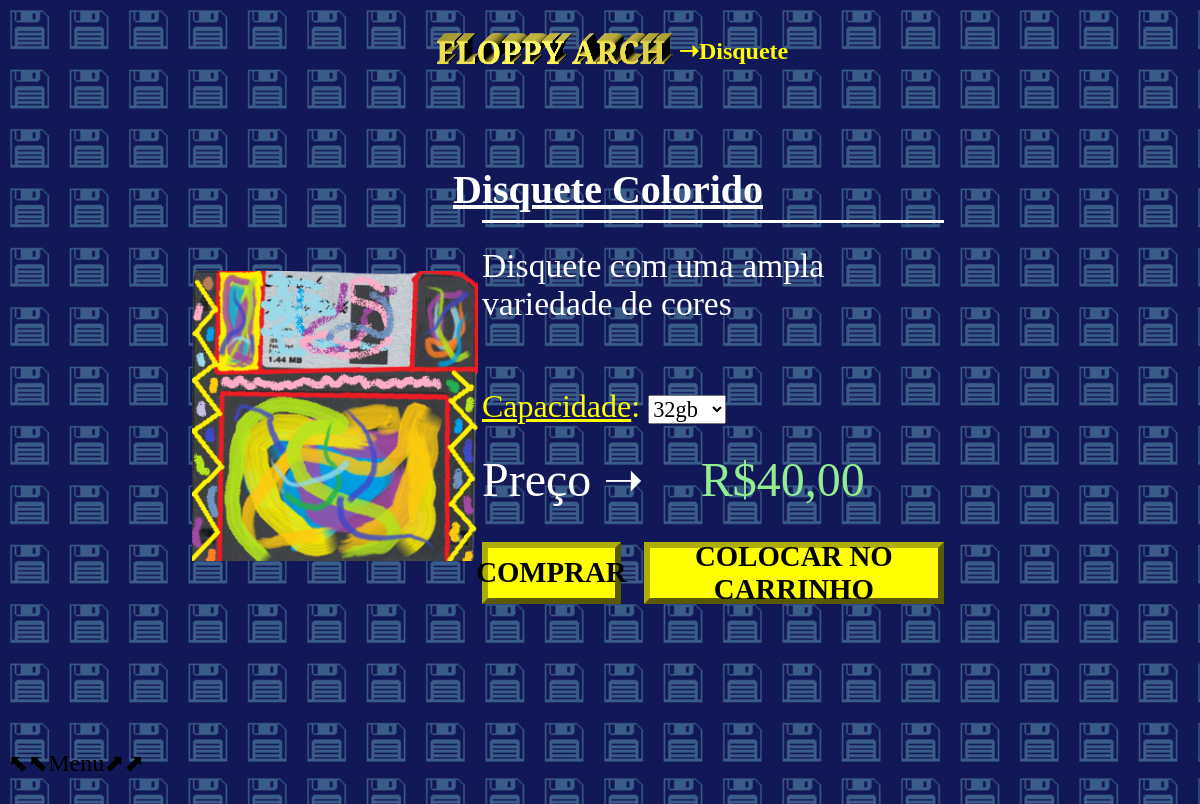
The page /pagina_disquete.php?codigo=1 on the database its author committed.
### tables this page shows
CREATE TABLE IF NOT EXISTS `produtos` (
  `id_produto` int NOT NULL,
  `nome` varchar(30) NOT NULL,
  `caminhofoto` varchar(90) NOT NULL,
  `descricao` varchar(100) NOT NULL,
  PRIMARY KEY (`id_produto`)
);

### pagina_disquete.php (the view, shortened to what this page needs)
<?php
    $codigo = $_GET["codigo"];
    include ("conecta.php");
    $comando = $pdo->prepare("SELECT * FROM produtos WHERE id_produto = :user");
    $comando->bindParam(':user', $codigo);
    $comando->execute();
    while ($linhas = $comando->fetch()) {
        $imagem = $linhas["caminhofoto"];
        $titulo = $linhas["nome"];
        $info = $linhas["descricao"];
    }
?>
<!DOCTYPE html>
<html lang="pt-br">
<head>
    <link rel="stylesheet" href="css/disquetec.css" />
</head>
<body>
   <div class="d0">
        <div class="d1">
            <div class="tits">
                <div class="titulo">
                <a href="index.php"><img src="images/floppy_arch_title.png" width="100%"></a>
                </div>
                <div class="comprar">
                    <p ><b>➝Disquete</b></p>
                </div>
            </div>
        </div>
        <div class="d2">
            <div class="d21">
                <div class="disc_titulo">
                   <u><b><?php echo($titulo); ?></b></u>
                </div>
                <div class="disc_baixo">
                    <div class="disc_img">
                        <img src="<?php echo($imagem); ?>" width="97%" >
                    </div>
                    <div class="disc_info">
                        <div class="branco">a</div>
                        <div class="discs_nome">
                            <?php echo($info); ?>
                        </div>
                        <div class="discs_capa">
                            <u>Capacidade</u>: <select id="ka" onchange="penis()">
                                <option>32gb</option>
                            </select>
                        </div>
                        <div class="disc_price">
                            Preço ➝ <span id="kk" name="kk" style="color: lightgreen; ">R$40,00</span>
                        </div>
                        <div class="disc_carrinhocompra">
                            <button type="button" class="disc_comprar" onclick="comprarja('<?php echo $_GET['codigo']; ?>')"> <b>COMPRAR</b> </button>
                            <button type="button" class="disc_carrinho" onclick="botarnocarrinho('<?php echo $_GET['codigo']; ?>')"> <b>COLOCAR NO CARRINHO</b> </button>
                        </div>
                    </div>
                </div>
            </div>
        </div>
        <div class="d3">
        <div class="footer" onmouseleave="aparecer();" onmouseover="ocultar();">
                <div id="texto_menu" class="texto_menu">⬉⬉Menu⬈⬈</div>
        </div>
    </div>
</body>
</html>

### css/disquetec.css (style rules this page uses)
body { background-image: url('../images/Background.png'); overflow: hidden; width: 100%; height: 99.7vh; }
.d0 { height: 100%; width: 100%; display: flex; flex-direction: column; justify-content: space-around; }
.d1 { height: 10%; width: 100%; display: flex; flex-direction: row; justify-items: center; justify-content: center; align-items: center; align-content: center; }
.tits { display: flex; flex-direction: row; justify-content: center; justify-items: center; align-items: center; align-self: center; }
.d2 { height: 78%; width: 100%; display: flex; flex-direction: row; justify-content: center; justify-items: center; align-items: center; align-content: center; }
.d21 { width: 70%; height: 100%; display: flex; justify-content: center; justify-items: center; align-items: center; align-content: center; flex-direction: column; }
.disc_titulo { width: 100%; height: 10%; display: flex; justify-content: center; justify-items: center; align-items: center; align-content: center; font-size: 250%; font-family: 'Times New Roman', Times, serif; color: white; }
.disc_baixo { width: 100%; height: 70%; display: flex; flex-direction: row; }
.disc_img { width: 35%; height: 90%; display: flex; justify-content: center; justify-items: center; align-items: center; align-content: center; }
.disc_info { width: 55%; height: 90%; display: flex; flex-direction: column; justify-content: space-between; }
select { font-size: 70%; font-family: 'Times New Roman', Times, serif; }
.discs_nome { width: 100%; height: 30%; font-family: 'Times New Roman', Times, serif; font-size: 210%; color: white; }
.discs_capa { width: 100%; height: 10%; font-family: 'Times New Roman', Times, serif; color: yellow; font-size: 200%; }
.disc_price { width: 100%; height: 15%; font-size: 300%; font-family: 'Times New Roman', Times, serif; color: white; }
.disc_carrinhocompra { width: 100%; height: 20%; display: flex; justify-content: space-between; justify-items: center; align-items: center; align-content: center; }
.disc_comprar { width: 30%; height: 80%; font-family: 'Times New Roman', Times, serif; background-color: yellow; font-size: 180%; display: flex; justify-content: center; align-items: center; align-content: center; justify-items: center; border-width: 6px; border-color: rgb(173, 173, 5); }
.disc_carrinho { width: 65%; height: 80%; font-family: 'Times New Roman', Times, serif; font-size: 180%; background-color: yellow; display: flex; justify-content: center; align-items: center; align-content: center; justify-items: center; border-width: 6px; border-color: rgb(173, 173, 5); }
.d3 { height: 10%; width: 100%; display: flex; justify-content: center; justify-items: center; align-items: center; align-content: center; }
.titulo { width: 100%; height: 60%; display: flex; justify-content: center; justify-items: center; }
.footer { display: flex; width: 100%; display: inline-block; font-size: 2vw; z-index: 1; }
span { padding-left: 9.8%; }
.branco { color: white; background-color: white; font-size: 1px; line-height: 300%; }
.comprar { display: flex; font-size: 150%; color: yellow; font-family: 'Times New Roman', Times, serif; justify-content: center; justify-items: center; align-items: center; align-content: center; }

### rows shown on the page
produtos: nome "Disquete Colorido", caminhofoto (picture), descricao "Disquete com uma ampla variedade de cores"
